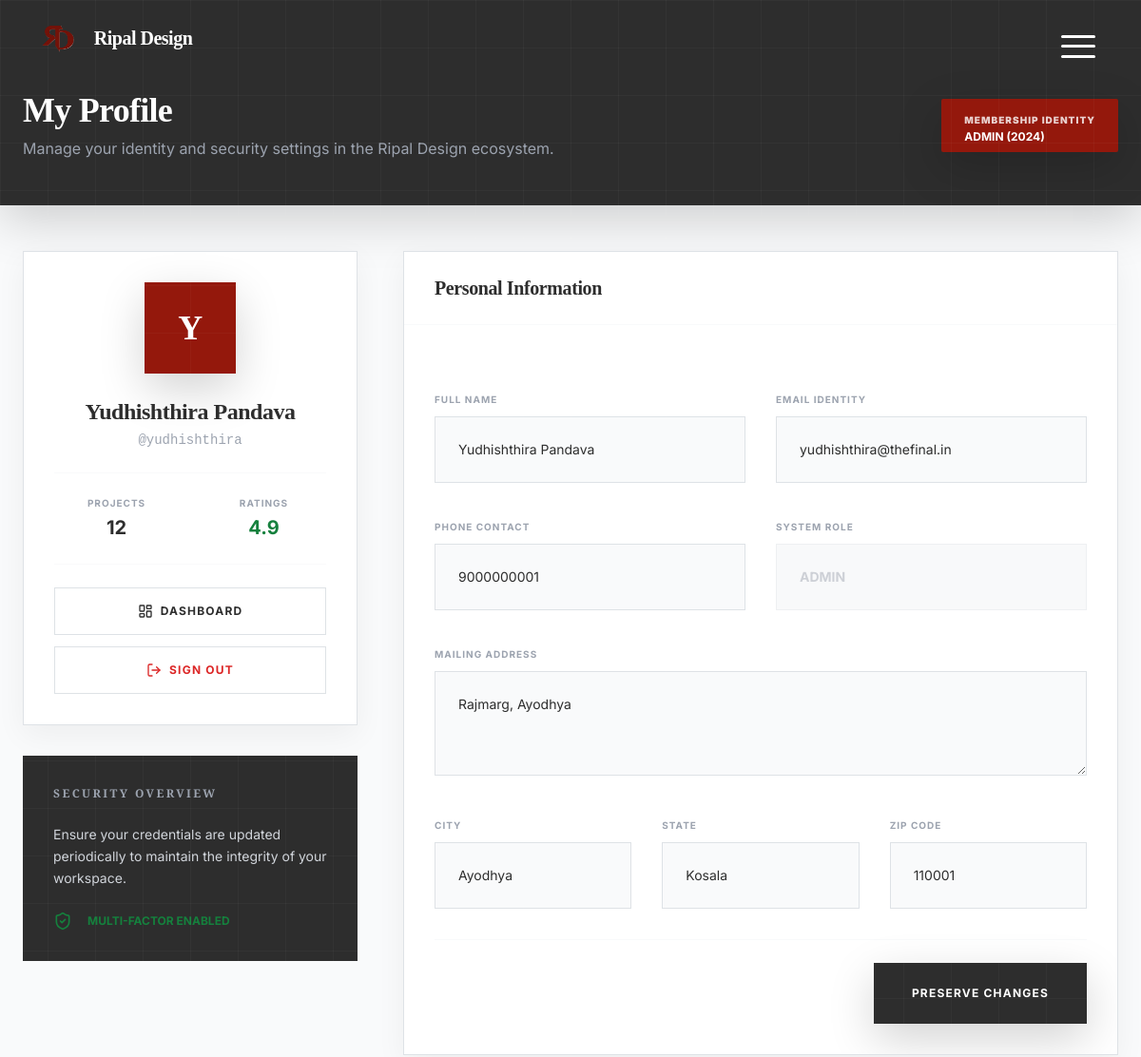
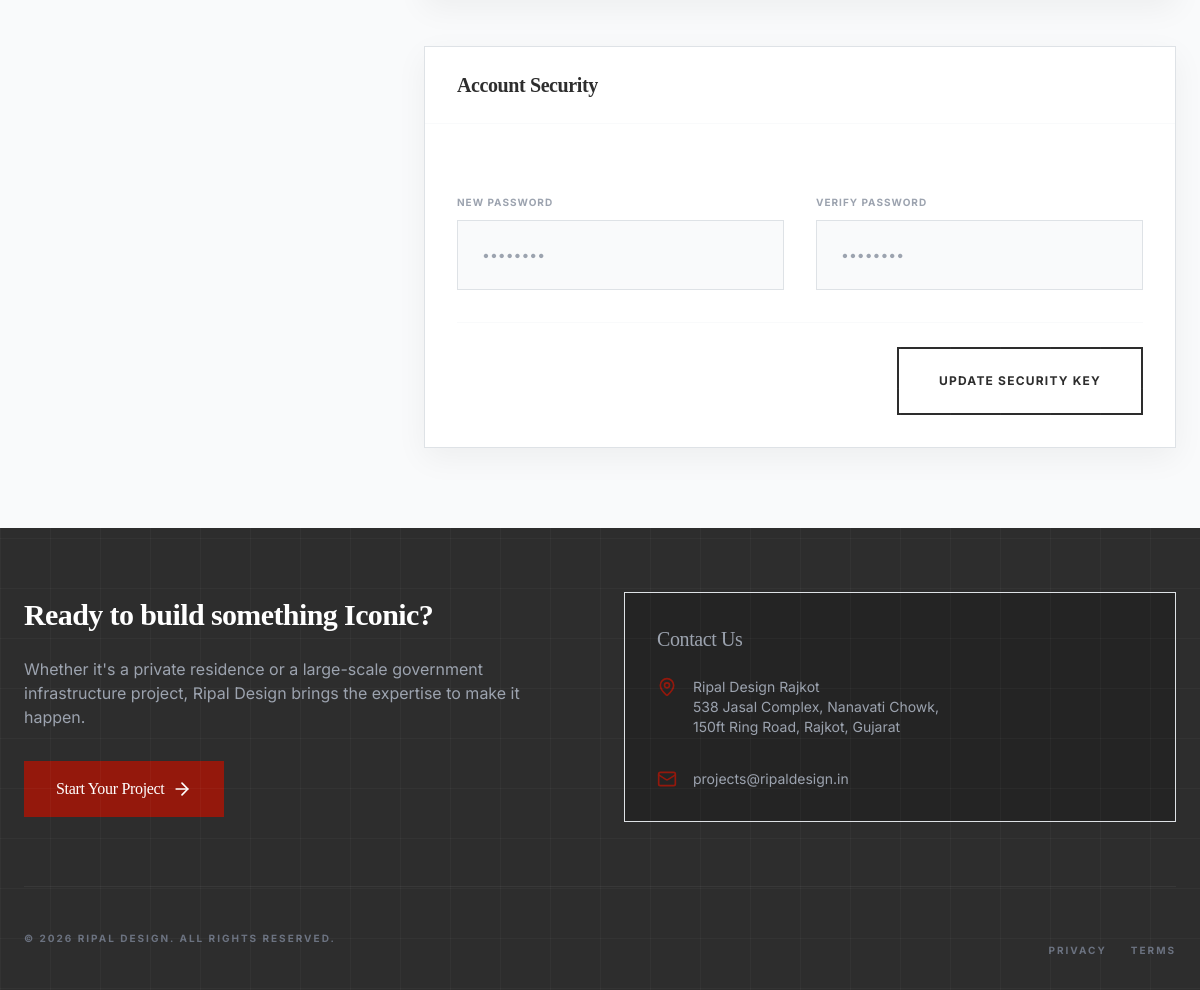
/dashboard/profile.php (signed in), run on the app's committed database (2 pictures, top to bottom).
### tables this page shows
CREATE TABLE IF NOT EXISTS users (
  id INT AUTO_INCREMENT PRIMARY KEY,
  username VARCHAR(255) NOT NULL UNIQUE,
  full_name VARCHAR(255) DEFAULT NULL,
  first_name VARCHAR(120) DEFAULT NULL,
  last_name VARCHAR(120) DEFAULT NULL,
  email VARCHAR(255) DEFAULT NULL,
  phone VARCHAR(30) DEFAULT NULL,
  password_hash VARCHAR(255) DEFAULT NULL,
  token_reset CHAR(64) DEFAULT NULL,
  reset_token_expires DATETIME DEFAULT NULL,
  role ENUM('client','worker','employee','admin') NOT NULL DEFAULT 'client',
  status ENUM('active','pending','suspended') NOT NULL DEFAULT 'active',
  address VARCHAR(255) DEFAULT NULL,
  city VARCHAR(120) DEFAULT NULL,
  state VARCHAR(120) DEFAULT NULL,
  zip VARCHAR(20) DEFAULT NULL,
  joined_date DATE DEFAULT NULL,
  created_at TIMESTAMP NOT NULL DEFAULT CURRENT_TIMESTAMP,
  updated_at TIMESTAMP NULL DEFAULT NULL ON UPDATE CURRENT_TIMESTAMP,
  INDEX idx_users_role (role),
  INDEX idx_users_email (email),
  INDEX idx_users_reset_token (token_reset)
);

### includes/auth.php (called while the page is built, shortened)
<?php
function current_user() {
    return $_SESSION['user'] ?? null;
}
function current_user_id() {
    $user = current_user();
    return (int)($_SESSION['user_id'] ?? 0);
}
function current_username() {
    $user = current_user();
    return (string)($_SESSION['username'] ?? '');
}
?>

### dashboard/profile.php (the view, shortened to what this page needs)
<?php
$session_user_id = current_user_id();
$session_username = current_username();
$current_user_id = (int)$session_user_id;
$current_username = (string)$session_username;
$view_user_id = $current_user_id;
$view_username = $current_username;
$user = $current_username ?: ($view_username ?? 'employee01');
$user_id = $view_user_id ?? 0;
$user_data = [
    'id' => $user_id,
    'username' => $user,
    'full_name' => '',
    'email' => '',
    'phone' => '',
    'role' => 'employee',
    'address' => '',
    'city' => '',
    'state' => '',
    'zip' => '',
    'joined_date' => date('Y-m-d'),
];
if (db_connected()) {
    try {
        $db = get_db();
        $db_user = null;
        if (empty($db_user) && $view_user_id > 0) {
            $stmt = $db->prepare("SELECT * FROM users WHERE id = ? LIMIT 1");
            $stmt->execute([$view_user_id]);
            $db_user = $stmt->fetch();
        }
        if (!empty($db_user)) {
            $user_data = array_merge($user_data, $db_user);
        }
    } catch (Exception $e) {
        error_log('Profile Load Error: ' . $e->getMessage());
    }
}
$profile_string_fields = ['username', 'full_name', 'email', 'phone', 'role', 'address', 'city', 'state', 'zip'];
foreach ($profile_string_fields as $field) {
    $user_data[$field] = (string)($user_data[$field] ?? '');
}
?>
<!DOCTYPE html>
<html lang="en" class="bg-canvas-white">
<head>
    <?php $HEADER_MODE = 'dashboard'; require_once __DIR__ . '/../Common/header.php'; ?>
</head>
<body class="bg-canvas-white font-sans text-foundation-grey min-h-screen">
    <div class="min-h-screen flex flex-col">
        <header class="bg-foundation-grey text-white pt-24 pb-12 px-4 sm:px-6 lg:px-8 shadow-lg mb-12">
            <div class="max-w-7xl mx-auto flex flex-col md:flex-row md:items-center md:justify-between gap-6">
                <div>
                    <h1 class="text-4xl font-serif font-bold">My Profile</h1>
                    <p class="text-gray-400 mt-2">Manage your identity and security settings in the Ripal Design ecosystem.</p>
                </div>
                <div class="bg-rajkot-rust px-4 py-2 rounded-sm shadow-lg">
                    <span class="text-[10px] font-black uppercase tracking-widest text-white/80">Membership Identity</span>
                    <p class="text-xs font-bold text-white"><?php echo strtoupper($user_data['role']); ?> (<?php echo date('Y', strtotime($user_data['joined_date'])); ?>)</p>
                </div>
            </div>
        </header>
        <main class="flex-grow max-w-7xl mx-auto px-4 sm:px-6 lg:px-8 pb-20">
            <div class="grid grid-cols-1 lg:grid-cols-12 gap-12">
                <aside class="lg:col-span-4 space-y-8">
                    <div class="bg-white shadow-premium border border-gray-100 p-8 text-center">
                        <div class="w-24 h-24 bg-rajkot-rust text-white font-serif text-4xl font-bold flex items-center justify-center mx-auto mb-6 shadow-lg">
                            <?php echo strtoupper(substr($user_data['username'], 0, 1)); ?>
                        </div>
                        <h2 class="text-2xl font-serif font-bold mb-1"><?php echo htmlspecialchars($user_data['full_name']); ?></h2>
                        <p class="text-sm text-gray-400 mb-6 font-mono">@<?php echo htmlspecialchars($user_data['username']); ?></p>
                        <div class="grid grid-cols-2 gap-4 border-t border-b border-gray-50 py-6 my-6">
                            <div>
                                <span class="text-[10px] font-bold text-gray-400 uppercase tracking-widest block mb-1">Projects</span>
                                <span class="text-xl font-bold">12</span>
                            </div>
                            <div>
                                <span class="text-[10px] font-bold text-gray-400 uppercase tracking-widest block mb-1">Ratings</span>
                                <span class="text-xl font-bold text-approval-green">4.9</span>
                            </div>
                        </div>
                        <div class="space-y-3">
                            <a href="dashboard.php" class="w-full flex items-center justify-center gap-2 py-3 border border-gray-100 text-xs font-bold uppercase tracking-widest hover:border-rajkot-rust transition-all no-underline text-foundation-grey">
                                <i data-lucide="layout-dashboard" class="w-4 h-4"></i> Dashboard
                            </a>
                            <a href="../public/logout.php" class="w-full flex items-center justify-center gap-2 py-3 border border-gray-100 text-xs font-bold uppercase tracking-widest hover:bg-gray-50 transition-all no-underline text-red-600">
                                <i data-lucide="log-out" class="w-4 h-4"></i> Sign Out
                            </a>
                        </div>
                    </div>
                    <div class="bg-foundation-grey text-white p-8">
                        <h3 class="text-xs font-bold uppercase tracking-[0.2em] text-gray-400 mb-4">Security Overview</h3>
                        <p class="text-sm text-gray-300 mb-6 leading-relaxed">Ensure your credentials are updated periodically to maintain the integrity of your workspace.</p>
                        <div class="flex items-center gap-3 text-approval-green">
                            <i data-lucide="shield-check" class="w-5 h-5"></i>
                            <span class="text-xs font-bold uppercase">Multi-factor enabled</span>
                        </div>
                    </div>
                </aside>
                <div class="lg:col-span-8 space-y-12">
                    <section class="bg-white shadow-premium border border-gray-100 overflow-hidden">
                        <div class="px-8 py-6 border-b border-gray-50">
                            <h3 class="text-xl font-serif font-bold">Personal Information</h3>
                        </div>
                        <form method="POST" class="p-8 space-y-8">
                            <div class="grid grid-cols-1 md:grid-cols-2 gap-8">
                                <div class="space-y-2">
                                    <label class="text-[10px] font-bold text-gray-400 uppercase tracking-widest">Full Name</label>
                                    <input type="text" name="full_name" value="<?php echo htmlspecialchars($user_data['full_name']); ?>" class="w-full p-4 bg-gray-50 border border-gray-100 outline-none focus:bg-white focus:border-rajkot-rust transition-all text-sm">
                                </div>
                                <div class="space-y-2">
                                    <label class="text-[10px] font-bold text-gray-400 uppercase tracking-widest">Email Identity</label>
                                    <input type="email" name="email" value="<?php echo htmlspecialchars($user_data['email']); ?>" class="w-full p-4 bg-gray-50 border border-gray-100 outline-none focus:bg-white focus:border-rajkot-rust transition-all text-sm">
                                </div>
                                <div class="space-y-2">
                                    <label class="text-[10px] font-bold text-gray-400 uppercase tracking-widest">Phone Contact</label>
                                    <input type="text" name="phone" value="<?php echo htmlspecialchars($user_data['phone'] ?? ''); ?>" class="w-full p-4 bg-gray-50 border border-gray-100 outline-none focus:bg-white focus:border-rajkot-rust transition-all text-sm">
                                </div>
                                <div class="space-y-2">
                                    <label class="text-[10px] font-bold text-gray-400 uppercase tracking-widest">System Role</label>
                                    <input type="text" value="<?php echo strtoupper($user_data['role']); ?>" disabled class="w-full p-4 bg-gray-100 border border-gray-100 text-gray-400 text-sm font-bold opacity-50 cursor-not-allowed">
                                </div>
                            </div>
                            <div class="space-y-2">
                                <label class="text-[10px] font-bold text-gray-400 uppercase tracking-widest">Mailing Address</label>
                                <textarea name="address" rows="3" class="w-full p-4 bg-gray-50 border border-gray-100 outline-none focus:bg-white focus:border-rajkot-rust transition-all text-sm"><?php echo htmlspecialchars($user_data['address'] ?? ''); ?></textarea>
                            </div>
                            <div class="grid grid-cols-2 md:grid-cols-3 gap-8">
                                <div class="space-y-2">
                                    <label class="text-[10px] font-bold text-gray-400 uppercase tracking-widest">City</label>
                                    <input type="text" name="city" value="<?php echo htmlspecialchars($user_data['city'] ?? ''); ?>" class="w-full p-4 bg-gray-50 border border-gray-100 outline-none focus:bg-white focus:border-rajkot-rust transition-all text-sm">
                                </div>
                                <div class="space-y-2">
                                    <label class="text-[10px] font-bold text-gray-400 uppercase tracking-widest">State</label>
                                    <input type="text" name="state" value="<?php echo htmlspecialchars($user_data['state'] ?? ''); ?>" class="w-full p-4 bg-gray-50 border border-gray-100 outline-none focus:bg-white focus:border-rajkot-rust transition-all text-sm">
                                </div>
                                <div class="space-y-2">
                                    <label class="text-[10px] font-bold text-gray-400 uppercase tracking-widest">ZIP Code</label>
                                    <input type="text" name="zip" value="<?php echo htmlspecialchars($user_data['zip'] ?? ''); ?>" class="w-full p-4 bg-gray-50 border border-gray-100 outline-none focus:bg-white focus:border-rajkot-rust transition-all text-sm">
                                </div>
                            </div>
                            <div class="pt-4 border-t border-gray-50 flex justify-end">
                                <button type="submit" class="bg-foundation-grey hover:bg-rajkot-rust text-white px-10 py-4 text-xs font-bold uppercase tracking-widest shadow-lg transition-all active:scale-95">
                                    Preserve Changes
                                </button>
                            </div>
                        </form>
                    </section>
                    <section class="bg-white shadow-premium border border-gray-100 overflow-hidden">
                        <div class="px-8 py-6 border-b border-gray-50">
                            <h3 class="text-xl font-serif font-bold">Account Security</h3>
                        </div>
                        <form method="POST" class="p-8 space-y-8">
                            <div class="grid grid-cols-1 md:grid-cols-2 gap-8">
                                <div class="space-y-2">
                                    <label class="text-[10px] font-bold text-gray-400 uppercase tracking-widest">New Password</label>
                                    <input type="password" name="new_password" class="w-full p-4 bg-gray-50 border border-gray-100 outline-none focus:bg-white focus:border-rajkot-rust transition-all text-sm" placeholder="••••••••">
                                </div>
                                <div class="space-y-2">
                                    <label class="text-[10px] font-bold text-gray-400 uppercase tracking-widest">Verify Password</label>
                                    <input type="password" name="confirm_password" class="w-full p-4 bg-gray-50 border border-gray-100 outline-none focus:bg-white focus:border-rajkot-rust transition-all text-sm" placeholder="••••••••">
                                </div>
                            </div>
                            <div class="pt-4 border-t border-gray-50 flex justify-end">
                                <button type="submit" class="border-2 border-foundation-grey hover:bg-foundation-grey hover:text-white text-foundation-grey px-10 py-4 text-xs font-bold uppercase tracking-widest transition-all active:scale-95">
                                    Update Security Key
                                </button>
                            </div>
                        </form>
                    </section>
                </div>
            </div>
        </main>
        <?php require_once __DIR__ . '/../Common/footer.php'; ?>
    </div>
</body>
</html>

### public/css/index.css (style rules this page uses)
html, body { overflow-x: hidden !important; width: 100%; max-width: 100%; }
*, *::before, *::after { box-sizing: border-box; }
body { background: #0a0a0a; color: #fff; font-family: 'Inter', system-ui, -apple-system, 'Segoe UI', Roboto, 'Helvetica Neue', Arial; scrollbar-width: none; -ms-overflow-style: none; }
h1, h2, h3, .logo-font { font-family: 'Cormorant Garamond', serif; }
:root { --primary: #731209; --primary-light: #94180C; --bg-dark: #0a0a0a; --bg-panel: #121212; --text-muted: rgba(255, 255, 255, 0.6); --blueprint-grid: rgba(255, 255, 255, 0.03); }
body { background-color: var(--bg-dark); color: #fff; font-family: 'Inter', sans-serif; line-height: 1.6; -webkit-font-smoothing: antialiased; overflow-x: hidden; margin: 0; }
body::before { content: ""; position: fixed; top: 0; left: 0; width: 100%; height: 100%; background-image: linear-gradient(var(--blueprint-grid) 1px, transparent 1px), linear-gradient(90deg, var(--blueprint-grid) 1px, transparent 1px); background-size: 50px 50px; pointer-events: none; z-index: 1; }
h1, h2, h3, .font-serif { font-family: 'Cormorant Garamond', serif; font-weight: 300; letter-spacing: -0.02em; }

### Common/header.css (style rules this page uses)
:root { --alt-overlay-bg: rgba(148, 24, 12, 0.96); --alt-text: #fff; }
html, body { overflow-x: hidden; }

### Common/admin-responsive.css (style rules this page uses)
:root { --admin-header-mobile-padding-top: 4rem; }

### data on the page
users: role "ADMIN", joined_date "2024", username "Y", full_name "Yudhishthira Pandava", username "yudhishthira", email "yudhishthira@thefinal.in", phone "9000000001", address "Rajmarg, Ayodhya", city "Ayodhya", state "Kosala", zip "110001"

### other printed values
$headerText('brand_name', 'Ripal Design') "Ripal Design"
$footerText('cta_heading', 'Ready to build something Iconic?') "Ready to build something Iconic?"
$footerText('cta_button', 'Start Your Project') "Start Your Project"
$footerText('contact_heading', 'Contact Us') "Contact Us"
preg_replace('#<script[^>]*>.*?</script>#is', '', $value) "Ripal Design Rajkot 538 Jasal Complex, Nanavati Chowk, 150ft Ring Road, Rajkot, Gujarat"
$footerText('email', 'projects@ripaldesign.in') "projects@ripaldesign.in"
$footerText('copyright_brand', 'Ripal Design') "RIPAL DESIGN"
$footerText('copyright_suffix', 'All rights reserved.') "ALL RIGHTS RESERVED."
$footerText('privacy_label', 'Privacy') "PRIVACY"
$footerText('terms_label', 'Terms') "TERMS"
